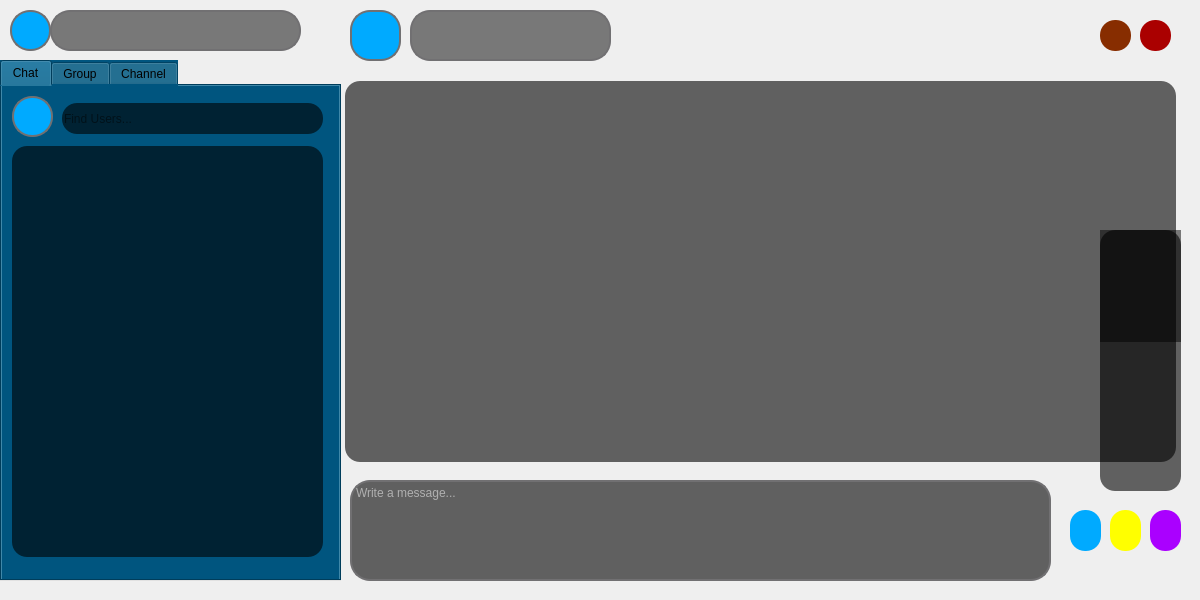
<?xml version="1.0" encoding="UTF-8"?>
<ui version="4.0">
 <class>Chatpage</class>
 <widget class="QDialog" name="Chatpage">
  <property name="geometry">
   <rect>
    <x>0</x>
    <y>0</y>
    <width>1200</width>
    <height>600</height>
   </rect>
  </property>
  <property name="windowTitle">
   <string>Dialog</string>
  </property>
  <property name="styleSheet">
   <string notr="true">QDialog{
	background-image: url(:/new/prefix1/image/Qvqz7n.jpg);
}

QPushButton{
border-radius:15px;
	background-color: rgb(0, 170, 255);
}

QPushButton:hover{
background-color: rgb(0, 0, 127);
}

QFrame{
border-bottom: 2x solid #717072;
background-color: rgba(0,0,0,0.8);
}

</string>
  </property>
  <widget class="QPushButton" name="pushButton_3">
   <property name="geometry">
    <rect>
     <x>1110</x>
     <y>510</y>
     <width>31</width>
     <height>41</height>
    </rect>
   </property>
   <property name="styleSheet">
    <string notr="true">QPushButton{
background-color:  rgb(255, 255, 0);
}

QPushButton:hover{
background-color: rgb(170, 170, 0);
}
</string>
   </property>
   <property name="text">
    <string/>
   </property>
   <property name="icon">
    <iconset resource="images.qrc">
     <normaloff>:/new/prefix1/image/1500458.png</normaloff>:/new/prefix1/image/1500458.png</iconset>
   </property>
   <property name="iconSize">
    <size>
     <width>25</width>
     <height>25</height>
    </size>
   </property>
  </widget>
  <widget class="QPushButton" name="pushButton_4">
   <property name="geometry">
    <rect>
     <x>1150</x>
     <y>510</y>
     <width>31</width>
     <height>41</height>
    </rect>
   </property>
   <property name="styleSheet">
    <string notr="true">QPushButton{
background-color: rgb(170, 0, 255);
}

QPushButton:hover{
background-color: rgb(85, 0, 127);
}
</string>
   </property>
   <property name="text">
    <string/>
   </property>
   <property name="icon">
    <iconset resource="images.qrc">
     <normaloff>:/new/prefix1/image/clip-icon.png</normaloff>:/new/prefix1/image/clip-icon.png</iconset>
   </property>
   <property name="iconSize">
    <size>
     <width>25</width>
     <height>25</height>
    </size>
   </property>
  </widget>
  <widget class="QToolButton" name="toolButton_2">
   <property name="geometry">
    <rect>
     <x>350</x>
     <y>10</y>
     <width>51</width>
     <height>51</height>
    </rect>
   </property>
   <property name="styleSheet">
    <string notr="true">border-radius:20px;
background-color: rgb(0, 170, 255);
border: 2px solid #717072;


</string>
   </property>
   <property name="text">
    <string/>
   </property>
   <property name="icon">
    <iconset resource="images.qrc">
     <normaloff>:/new/prefix1/image/Sample_User_Icon.png</normaloff>:/new/prefix1/image/Sample_User_Icon.png</iconset>
   </property>
   <property name="iconSize">
    <size>
     <width>40</width>
     <height>40</height>
    </size>
   </property>
  </widget>
  <widget class="QLabel" name="label_2">
   <property name="geometry">
    <rect>
     <x>410</x>
     <y>10</y>
     <width>201</width>
     <height>51</height>
    </rect>
   </property>
   <property name="styleSheet">
    <string notr="true">border-radius:20px;
background-color:rgba(0,0,0,0.5);
border: 2px solid #717072;;
font: 700 12pt &quot;Segoe UI&quot;;
</string>
   </property>
   <property name="text">
    <string/>
   </property>
   <property name="alignment">
    <set>Qt::AlignCenter</set>
   </property>
  </widget>
  <widget class="QPushButton" name="pushButton_2">
   <property name="geometry">
    <rect>
     <x>1070</x>
     <y>510</y>
     <width>31</width>
     <height>41</height>
    </rect>
   </property>
   <property name="styleSheet">
    <string notr="true">hover{ background-color: rgb(0, 170, 255);}</string>
   </property>
   <property name="text">
    <string/>
   </property>
   <property name="icon">
    <iconset resource="images.qrc">
     <normaloff>:/new/prefix1/image/send_circle_icon_136236.png</normaloff>:/new/prefix1/image/send_circle_icon_136236.png</iconset>
   </property>
   <property name="iconSize">
    <size>
     <width>30</width>
     <height>30</height>
    </size>
   </property>
  </widget>
  <widget class="QTextEdit" name="textEdit">
   <property name="geometry">
    <rect>
     <x>350</x>
     <y>480</y>
     <width>701</width>
     <height>101</height>
    </rect>
   </property>
   <property name="styleSheet">
    <string notr="true">color:white;
border-radius:20px;
border: 2px solid #717072;;
background-color:rgba(0,0,0,0.6)
</string>
   </property>
   <property name="placeholderText">
    <string>Write a message...</string>
   </property>
  </widget>
  <widget class="QListWidget" name="listWidget">
   <property name="geometry">
    <rect>
     <x>345</x>
     <y>81</y>
     <width>831</width>
     <height>381</height>
    </rect>
   </property>
   <property name="styleSheet">
    <string notr="true">QListWidget{
	font: 10pt &quot;Segoe UI&quot;;
background-color: rgba(0,0,0,0.6);
border-radius:15px;
}
</string>
   </property>
  </widget>
  <widget class="QPushButton" name="pushButton">
   <property name="geometry">
    <rect>
     <x>1140</x>
     <y>20</y>
     <width>31</width>
     <height>31</height>
    </rect>
   </property>
   <property name="styleSheet">
    <string notr="true">QPushButton{
	background-color: rgb(170, 0, 0);
}

QPushButton:hover{
background-color: rgb(255, 0, 0);
}
</string>
   </property>
   <property name="text">
    <string/>
   </property>
   <property name="icon">
    <iconset resource="images.qrc">
     <normaloff>:/new/prefix1/image/7043665.png</normaloff>:/new/prefix1/image/7043665.png</iconset>
   </property>
   <property name="iconSize">
    <size>
     <width>25</width>
     <height>25</height>
    </size>
   </property>
  </widget>
  <widget class="QPushButton" name="pushButton_5">
   <property name="geometry">
    <rect>
     <x>660</x>
     <y>20</y>
     <width>41</width>
     <height>31</height>
    </rect>
   </property>
   <property name="styleSheet">
    <string notr="true">background-color:rgba(0,0,0,0);</string>
   </property>
   <property name="text">
    <string/>
   </property>
  </widget>
  <widget class="QTabWidget" name="tabWidget">
   <property name="geometry">
    <rect>
     <x>0</x>
     <y>60</y>
     <width>341</width>
     <height>521</height>
    </rect>
   </property>
   <property name="focusPolicy">
    <enum>Qt::TabFocus</enum>
   </property>
   <property name="styleSheet">
    <string notr="true">background-color: rgb(0, 85, 127);</string>
   </property>
   <property name="currentIndex">
    <number>0</number>
   </property>
   <property name="tabBarAutoHide">
    <bool>false</bool>
   </property>
   <widget class="QWidget" name="tab">
    <attribute name="title">
     <string>Chat</string>
    </attribute>
    <widget class="QToolButton" name="toolButton_5">
     <property name="geometry">
      <rect>
       <x>10</x>
       <y>10</y>
       <width>41</width>
       <height>41</height>
      </rect>
     </property>
     <property name="styleSheet">
      <string notr="true">QToolButton{
border-radius:30px;
border: 2px solid #717072;;
	background-color: rgb(0, 170, 255);
border-radius:20px;
}

QToolButton:hover{
background-color: rgb(0, 0, 127);
}
</string>
     </property>
     <property name="text">
      <string/>
     </property>
     <property name="icon">
      <iconset resource="images.qrc">
       <normaloff>:/new/prefix1/image/1200px-New_user_icon-01.svg.png</normaloff>:/new/prefix1/image/1200px-New_user_icon-01.svg.png</iconset>
     </property>
     <property name="iconSize">
      <size>
       <width>50</width>
       <height>50</height>
      </size>
     </property>
    </widget>
    <widget class="QListWidget" name="listWidget_2">
     <property name="geometry">
      <rect>
       <x>10</x>
       <y>60</y>
       <width>311</width>
       <height>411</height>
      </rect>
     </property>
     <property name="styleSheet">
      <string notr="true">QListWidget {
background-color: rgba(0,0,0,0.6);
border-radius:15px;
font: 700 18pt &quot;Segoe UI&quot;;

}
QListWidget::item {
border-radius:20px;
background-color:rgba(0,0,0,0.5);
border: 2px solid #717072;
color:white;
}

QListWidget::item:selected {
background-color: rgb(0, 85, 127);
}</string>
     </property>
    </widget>
    <widget class="QLineEdit" name="lineEdit">
     <property name="geometry">
      <rect>
       <x>60</x>
       <y>17</y>
       <width>261</width>
       <height>31</height>
      </rect>
     </property>
     <property name="styleSheet">
      <string notr="true">background-color: rgba(0,0,0,0.6);
border-radius:15px;</string>
     </property>
     <property name="placeholderText">
      <string>Find Users...</string>
     </property>
    </widget>
   </widget>
   <widget class="QWidget" name="tab_2">
    <attribute name="title">
     <string>Group</string>
    </attribute>
    <widget class="QToolButton" name="toolButton_3">
     <property name="geometry">
      <rect>
       <x>10</x>
       <y>10</y>
       <width>41</width>
       <height>41</height>
      </rect>
     </property>
     <property name="styleSheet">
      <string notr="true">QToolButton{
border-radius:30px;
border: 2px solid #717072;;
	background-color: rgb(0, 170, 255);
border-radius:20px;
}

QToolButton:hover{
background-color: rgb(0, 0, 127);
}

</string>
     </property>
     <property name="text">
      <string/>
     </property>
     <property name="icon">
      <iconset resource="images.qrc">
       <normaloff>:/new/prefix1/image/img_76872.png</normaloff>:/new/prefix1/image/img_76872.png</iconset>
     </property>
     <property name="iconSize">
      <size>
       <width>50</width>
       <height>50</height>
      </size>
     </property>
    </widget>
    <widget class="QListWidget" name="listWidget_4">
     <property name="geometry">
      <rect>
       <x>10</x>
       <y>60</y>
       <width>311</width>
       <height>411</height>
      </rect>
     </property>
     <property name="styleSheet">
      <string notr="true">background-color: rgba(0,0,0,0.6);
border-radius:15px;
font: 700 18pt &quot;Segoe UI&quot;;
color: rgb(255, 255, 255);</string>
     </property>
    </widget>
    <widget class="QLineEdit" name="lineEdit_3">
     <property name="geometry">
      <rect>
       <x>60</x>
       <y>17</y>
       <width>211</width>
       <height>31</height>
      </rect>
     </property>
     <property name="styleSheet">
      <string notr="true">background-color: rgba(0,0,0,0.6);
border-radius:15px;</string>
     </property>
     <property name="placeholderText">
      <string>Create Or Find Group...</string>
     </property>
    </widget>
    <widget class="QPushButton" name="pushButton_7">
     <property name="geometry">
      <rect>
       <x>280</x>
       <y>10</y>
       <width>41</width>
       <height>41</height>
      </rect>
     </property>
     <property name="styleSheet">
      <string notr="true">QPushButton{
border-radius:30px;
border: 2px solid #717072;;
	background-color: rgb(0, 170, 255);
border-radius:20px;
}

QPushButton:hover{
background-color: rgb(0, 0, 127);
}
</string>
     </property>
     <property name="text">
      <string/>
     </property>
     <property name="icon">
      <iconset resource="images.qrc">
       <normaloff>:/new/prefix1/image/search-icon.png</normaloff>:/new/prefix1/image/search-icon.png</iconset>
     </property>
    </widget>
   </widget>
   <widget class="QWidget" name="tab_3">
    <attribute name="title">
     <string>Channel</string>
    </attribute>
    <widget class="QToolButton" name="toolButton_4">
     <property name="geometry">
      <rect>
       <x>10</x>
       <y>10</y>
       <width>41</width>
       <height>41</height>
      </rect>
     </property>
     <property name="styleSheet">
      <string notr="true">QToolButton{
border-radius:30px;
border: 2px solid #717072;;
	background-color: rgb(0, 170, 255);
border-radius:20px;
}

QToolButton:hover{
background-color: rgb(0, 0, 127);
}
</string>
     </property>
     <property name="text">
      <string/>
     </property>
     <property name="icon">
      <iconset resource="images.qrc">
       <normaloff>:/new/prefix1/image/img_12531.png</normaloff>:/new/prefix1/image/img_12531.png</iconset>
     </property>
     <property name="iconSize">
      <size>
       <width>50</width>
       <height>50</height>
      </size>
     </property>
    </widget>
    <widget class="QListWidget" name="listWidget_3">
     <property name="geometry">
      <rect>
       <x>10</x>
       <y>60</y>
       <width>311</width>
       <height>411</height>
      </rect>
     </property>
     <property name="styleSheet">
      <string notr="true">background-color: rgba(0,0,0,0.6);
border-radius:15px;
font: 700 18pt &quot;Segoe UI&quot;;
color: rgb(255, 255, 255);</string>
     </property>
    </widget>
    <widget class="QLineEdit" name="lineEdit_2">
     <property name="geometry">
      <rect>
       <x>60</x>
       <y>17</y>
       <width>211</width>
       <height>31</height>
      </rect>
     </property>
     <property name="styleSheet">
      <string notr="true">background-color: rgba(0,0,0,0.6);
border-radius:15px;</string>
     </property>
     <property name="placeholderText">
      <string>Create Or Find Channel....</string>
     </property>
    </widget>
    <widget class="QPushButton" name="pushButton_6">
     <property name="geometry">
      <rect>
       <x>280</x>
       <y>10</y>
       <width>41</width>
       <height>41</height>
      </rect>
     </property>
     <property name="styleSheet">
      <string notr="true">QPushButton{
border-radius:30px;
border: 2px solid #717072;;
	background-color: rgb(0, 170, 255);
border-radius:20px;
}

QPushButton:hover{
background-color: rgb(0, 0, 127);
}
</string>
     </property>
     <property name="text">
      <string/>
     </property>
     <property name="icon">
      <iconset resource="images.qrc">
       <normaloff>:/new/prefix1/image/search-icon.png</normaloff>:/new/prefix1/image/search-icon.png</iconset>
     </property>
    </widget>
   </widget>
  </widget>
  <widget class="QLabel" name="label">
   <property name="geometry">
    <rect>
     <x>50</x>
     <y>10</y>
     <width>251</width>
     <height>41</height>
    </rect>
   </property>
   <property name="styleSheet">
    <string notr="true">border-radius:20px;
background-color:rgba(0,0,0,0.5);
border: 2px solid #717072;
font: 700 12pt &quot;Segoe UI&quot;;
</string>
   </property>
   <property name="text">
    <string/>
   </property>
   <property name="alignment">
    <set>Qt::AlignCenter</set>
   </property>
  </widget>
  <widget class="QToolButton" name="toolButton">
   <property name="geometry">
    <rect>
     <x>10</x>
     <y>10</y>
     <width>41</width>
     <height>41</height>
    </rect>
   </property>
   <property name="styleSheet">
    <string notr="true">QToolButton{
border-radius:30px;
border: 2px solid #717072;;
	background-color: rgb(0, 170, 255);
border-radius:20px;
}

QToolButton:hover{
background-color: rgb(0, 0, 127);
}

</string>
   </property>
   <property name="text">
    <string/>
   </property>
   <property name="icon">
    <iconset resource="images.qrc">
     <normaloff>:/new/prefix1/image/Sample_User_Icon.png</normaloff>:/new/prefix1/image/Sample_User_Icon.png</iconset>
   </property>
   <property name="iconSize">
    <size>
     <width>50</width>
     <height>50</height>
    </size>
   </property>
  </widget>
  <widget class="QListWidget" name="listWidget_5">
   <property name="geometry">
    <rect>
     <x>1100</x>
     <y>230</y>
     <width>81</width>
     <height>261</height>
    </rect>
   </property>
   <property name="styleSheet">
    <string notr="true">QListWidget {
background-color: rgba(0,0,0,0.6);
border-radius:15px;
font: 700 18pt &quot;Segoe UI&quot;;

}
QListWidget::item {
border-radius:20px;
background-color:rgba(0,0,0,0.5);
color:white;
}

QListWidget::item:selected {
border: 2px solid #717072;
}</string>
   </property>
   <item>
    <property name="text">
     <string/>
    </property>
    <property name="textAlignment">
     <set>AlignCenter</set>
    </property>
    <property name="icon">
     <iconset resource="images.qrc">
      <normaloff>:/new/prefix1/image/5-2-face-with-tears-of-joy-emoji-png-thumb.png</normaloff>:/new/prefix1/image/5-2-face-with-tears-of-joy-emoji-png-thumb.png</iconset>
    </property>
   </item>
   <item>
    <property name="text">
     <string/>
    </property>
    <property name="icon">
     <iconset resource="images.qrc">
      <normaloff>:/new/prefix1/image/11-2-loudly-crying-emoji-png-thumb.png</normaloff>:/new/prefix1/image/11-2-loudly-crying-emoji-png-thumb.png</iconset>
    </property>
   </item>
   <item>
    <property name="text">
     <string/>
    </property>
    <property name="icon">
     <iconset resource="images.qrc">
      <normaloff>:/new/prefix1/image/1-2-wink-emoji-png-thumb.png</normaloff>:/new/prefix1/image/1-2-wink-emoji-png-thumb.png</iconset>
    </property>
   </item>
   <item>
    <property name="text">
     <string/>
    </property>
    <property name="icon">
     <iconset resource="images.qrc">
      <normaloff>:/new/prefix1/image/3-2-love-hearts-eyes-emoji-png-thumb.png</normaloff>:/new/prefix1/image/3-2-love-hearts-eyes-emoji-png-thumb.png</iconset>
    </property>
   </item>
   <item>
    <property name="text">
     <string/>
    </property>
    <property name="icon">
     <iconset resource="images.qrc">
      <normaloff>:/new/prefix1/image/4-2-smiling-face-with-sunglasses-cool-emoji-png-thumb.png</normaloff>:/new/prefix1/image/4-2-smiling-face-with-sunglasses-cool-emoji-png-thumb.png</iconset>
    </property>
   </item>
   <item>
    <property name="text">
     <string/>
    </property>
    <property name="icon">
     <iconset resource="images.qrc">
      <normaloff>:/new/prefix1/image/6-2-angel-blushing-smile-emoji-png-thumb.png</normaloff>:/new/prefix1/image/6-2-angel-blushing-smile-emoji-png-thumb.png</iconset>
    </property>
   </item>
   <item>
    <property name="text">
     <string/>
    </property>
    <property name="icon">
     <iconset resource="images.qrc">
      <normaloff>:/new/prefix1/image/8-2-fearful-emoji-png-thumb.png</normaloff>:/new/prefix1/image/8-2-fearful-emoji-png-thumb.png</iconset>
    </property>
   </item>
   <item>
    <property name="text">
     <string/>
    </property>
    <property name="icon">
     <iconset resource="images.qrc">
      <normaloff>:/new/prefix1/image/58685-apple-color-symbol-fire-shape-iphone-emoji-thumb.png</normaloff>:/new/prefix1/image/58685-apple-color-symbol-fire-shape-iphone-emoji-thumb.png</iconset>
    </property>
   </item>
  </widget>
  <widget class="QPushButton" name="pushButton_8">
   <property name="geometry">
    <rect>
     <x>1100</x>
     <y>20</y>
     <width>31</width>
     <height>31</height>
    </rect>
   </property>
   <property name="styleSheet">
    <string notr="true">QPushButton{
background-color: rgb(135, 45, 0);
}

QPushButton:hover{
	background-color: rgb(255, 85, 0);
}
</string>
   </property>
   <property name="text">
    <string/>
   </property>
   <property name="icon">
    <iconset resource="images.qrc">
     <normaloff>:/new/prefix1/image/126467.png</normaloff>:/new/prefix1/image/126467.png</iconset>
   </property>
   <property name="iconSize">
    <size>
     <width>25</width>
     <height>25</height>
    </size>
   </property>
  </widget>
 </widget>
 <resources>
  <include location="images.qrc"/>
 </resources>
 <connections/>
</ui>
